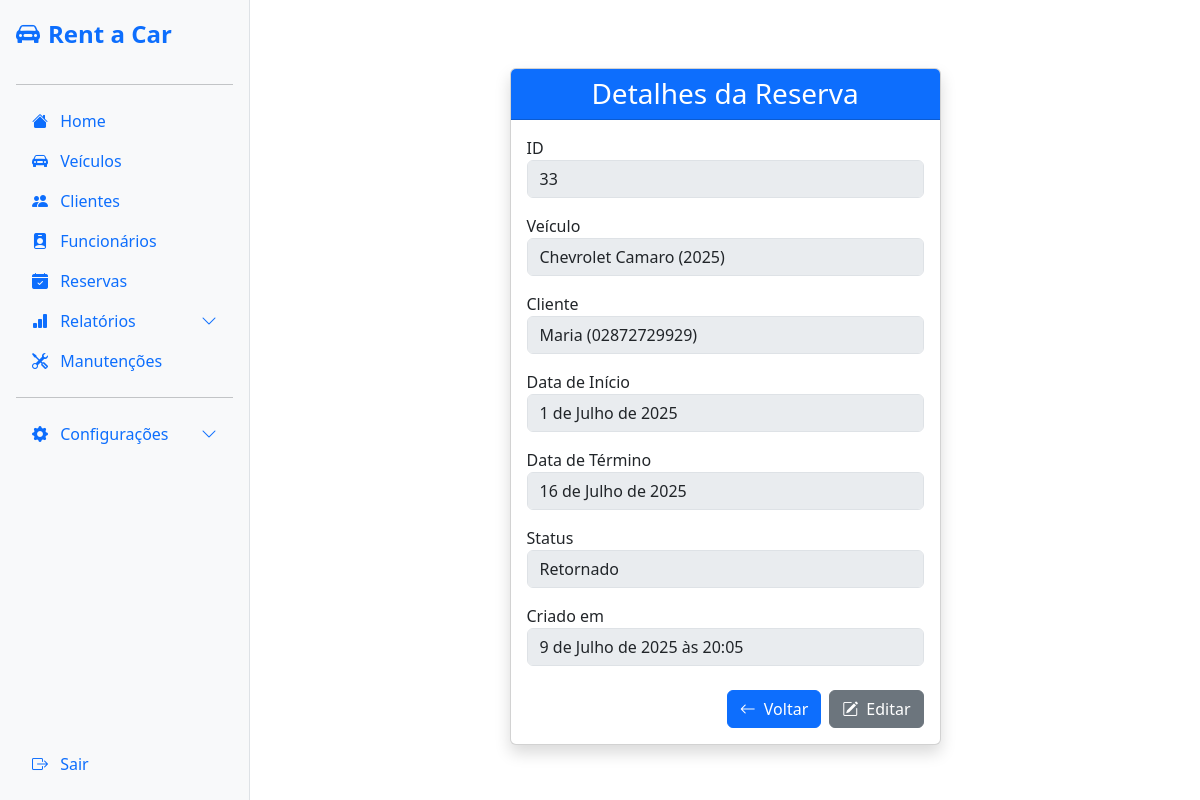
The app's page /reservation/33/ (signed in) with its own data.
### reservation/models.py (models this page shows)
class Reservation(models.Model):
    STATUS_CHOICES = [
        ('active', 'Ativo'),
        ('returned', 'Retornado'),
        ('canceled', 'Cancelado'),
        ('picked_up', 'Retirado'),
    ]
    status = models.CharField(
        max_length=20,
        choices=STATUS_CHOICES,
    )
    start_date = models.DateField()
    end_date = models.DateField()
    created_at = models.DateTimeField(auto_now_add=True)
    vehicle = models.ForeignKey(
        'vehicles.Vehicle',
        on_delete=models.PROTECT,
    )
    client = models.ForeignKey(
        'client.Client',
        on_delete=models.PROTECT,
        related_name='reservations',
    )
    pickup_mileage = models.IntegerField(null=True, blank=True)
    pickup_fuel_level = models.CharField(max_length=20, null=True, blank=True)
    pickup_damage_notes = models.TextField(blank=True, null=True)
    return_mileage = models.IntegerField(null=True, blank=True)
    return_fuel_level = models.CharField(max_length=20, null=True, blank=True)
    return_damage_notes = models.TextField(blank=True, null=True)

### vehicles/models.py (models this page shows)
class Vehicle(models.Model):
    vehicle_type = models.CharField(max_length=10, choices=VEHICLE_TYPE_CHOICES)
    brand = models.CharField(max_length=20, choices=VEHICLE_BRAND_CHOICES)
    model = models.CharField(max_length=50)
    year = models.IntegerField()
    color = models.CharField(max_length=20)
    km = models.IntegerField()
    status = models.CharField(max_length=20, choices=STATUS_CHOICES, default='available')
    description = models.TextField(blank=True, null=True)
    created_at = models.DateTimeField(auto_now_add=True)
    plate = models.CharField(max_length=7, unique=True, default='')
    vehicle_class = models.ForeignKey(VehicleClass, on_delete=models.PROTECT)
    image = models.ImageField(upload_to='vehicles/images/', blank=True, null=True)
    def __str__(self):
        return f"{self.brand} {self.model} ({self.year})"

### client/models.py (models this page shows, shortened)
class Client(models.Model):
    name = models.CharField(max_length=255, verbose_name="Nome")
    cpf = models.CharField(max_length=11, unique=True, verbose_name="CPF")
    email = models.EmailField(verbose_name="E-mail")
    address = models.TextField(blank=True, null=True, verbose_name="Endereço")
    phone = models.CharField(max_length=11, verbose_name="Telefone")
    active = models.BooleanField(default=True, verbose_name="Ativo")
    class Meta:
        verbose_name = "Cliente"
        verbose_name_plural = "Clientes"
    def __str__(self):
        return f"{self.name} ({self.cpf})"

### reservation/views.py (the view)
# urls.py: path('<int:id>/', views.reservation_detail, name='reservation_detail'),
@login_required
def reservation_detail(request, id):
    reservation = get_object_or_404(Reservation, id=id)
    return render(request, 'reservations/reservation_detail.html', {'reservation': reservation})

### reservation/templates/reservations/reservation_detail.html (shortened to what this page needs)
{% extends "base/base.html" %} {% block content %}
<div class="container mt-5">
  <div class="row justify-content-center">
    <div class="col-md-8 col-lg-6">
      <div class="card shadow">
        <div class="card-header bg-primary text-white text-center">
          <h3 class="mb-0">Detalhes da Reserva</h3>
        </div>
        <div class="card-body">
          <form method="post">
            <div class="form-group mb-3">
              <label for="id">ID</label>
              <input
                type="text"
                class="form-control"
                id="id"
                value="{{ reservation.id }}"
                disabled
              />
            </div>
            <div class="form-group mb-3">
              <label for="vehicle">Veículo</label>
              <input
                type="text"
                class="form-control"
                id="vehicle"
                value="{{ reservation.vehicle|title }}"
                disabled
              />
            </div>
            <div class="form-group mb-3">
              <label for="client">Cliente</label>
              <input
                type="text"
                class="form-control"
                id="client"
                value="{{ reservation.client }}"
                disabled
              />
            </div>
            <div class="form-group mb-3">
              <label for="start_date">Data de Início</label>
              <input
                type="text"
                class="form-control"
                id="start_date"
                value="{{ reservation.start_date }}"
                disabled
              />
            </div>
            <div class="form-group mb-3">
              <label for="end_date">Data de Término</label>
              <input
                type="text"
                class="form-control"
                id="end_date"
                value="{{ reservation.end_date }}"
                disabled
              />
            </div>
            <div class="form-group mb-3">
              <label for="status">Status</label>
              <input
                type="text"
                class="form-control"
                id="status"
                value="{{ reservation.get_status_display }}"
                disabled
              />
            </div>
            <div class="form-group mb-3">
              <label for="created_at">Criado em</label>
              <input
                type="text"
                class="form-control"
                id="created_at"
                value="{{ reservation.created_at }}"
                disabled
              />
            </div>
            <div class="d-flex justify-content-end gap-2 mt-4">
              <a
                href="{% url 'list_reservations' %}"
                class="btn btn-primary d-flex align-items-center"
              >
                <i class="bi bi-arrow-left me-2"></i> Voltar
              </a>
              <a
                href="{% url 'update_reservation' reservation.id %}"
                class="btn btn-secondary d-flex align-items-center"
              >
                <i class="bi bi-pencil-square me-2"></i> Editar
              </a>
            </div>
          </form>
        </div>
      </div>
    </div>
  </div>
</div>
{% endblock %}

### records on screen
Reservation: id "33", vehicle "Chevrolet Camaro (2025)", client "Maria (02872729929)", start_date "1 de Julho de 2025", end_date "16 de Julho de 2025", status "Retornado", created_at "9 de Julho de 2025 às 20:05"
